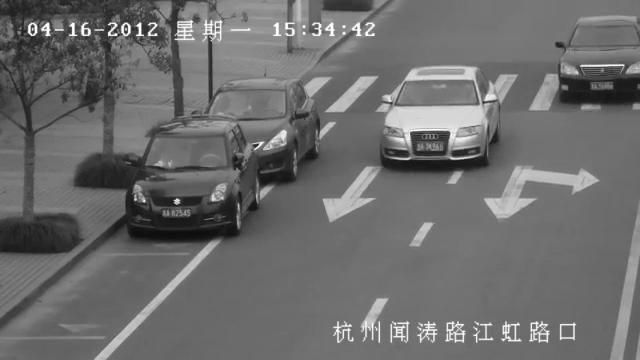
%> input picture i1.jpg, 640 x 360 px
$ octave GaussianNoise.m   (GNU Octave 9; MATLAB toolbox functions it lacks are replaced by stand-ins)
%> lines starting %> are read from the running program, lines starting %| are printed output that depends on the picture
### psnr.m
function PSNR = psnr(distImg, origImg)

            origImg = double(origImg);
            distImg = double(distImg);

            [M N] = size(origImg);
            error = origImg - distImg;
            MSE = sum(sum(error .* error)) / (M * N);

            if(MSE > 0)
            PSNR = 10*log(255*255/MSE) / log(10);
            else
            PSNR = 99;
            end

end

### GaussianNoise.m
     clear all;
     close all;
     clc;
    zh1 = imread('i1.jpg');
%> zh1 is the input picture: size 360x640 uint8; min 12, max 255, mean 108.7
    j = imnoise(zh1,'gaussian',0, 0.003);
    k = filter2(fspecial('average', 3), j)/255;
    l= medfilt2(j, [3 3]);
    m= wiener2(j, [3 3]);

   [psnrj]=psnr(j,zh1);
%> in psnr, `error = origImg - distImg;`:
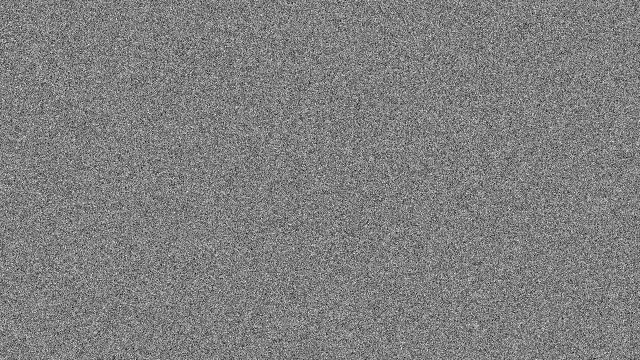
%> error: size 360x640 double; min -59, max 59, mean 0; drawn with min black and max white
%> in psnr, `MSE = sum(sum(error .* error)) / (M * N);`: MSE = 193.8
%> in psnr, `PSNR = 10*log(255*255/MSE) / log(10);`: PSNR = 25.26
%> psnrj = 25.26
   [psnrk]=psnr(k,zh1);
%> psnrk = 7.04
   [psnrl]=psnr(l,zh1);
%> in psnr (call 3), `error = origImg - distImg;`:
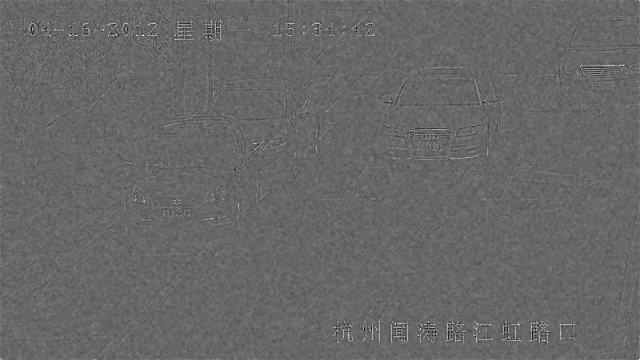
%> error: size 360x640 double; min -106, max 154, mean 0.2; drawn with min black and max white
%> in psnr (call 3), `MSE = sum(sum(error .* error)) / (M * N);`: MSE = 72.77
%> in psnr (call 3), `PSNR = 10*log(255*255/MSE) / log(10);`: PSNR = 29.51
%> psnrl = 29.51
   [psnrm]=psnr(m,zh1);
%> in psnr (call 4), `error = origImg - distImg;`:
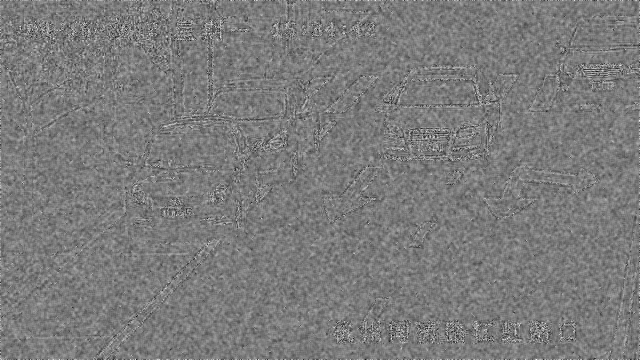
%> error: size 360x640 double; min -48, max 51, mean 0; drawn with min black and max white
%> in psnr (call 4), `MSE = sum(sum(error .* error)) / (M * N);`: MSE = 41.32
%> in psnr (call 4), `PSNR = 10*log(255*255/MSE) / log(10);`: PSNR = 31.97
%> psnrm = 31.97

   fprintf('\n PSNR Value noise image = %0.4f', psnrj);
%|  PSNR Value noise image = 25.2572
   fprintf('\n PSNR Value average filter image  = %0.4f',psnrk);
%|  PSNR Value average filter image  = 7.0370
   fprintf('\n PSNR Value median filter image  = %0.4f',psnrl);
%|  PSNR Value median filter image  = 29.5114
   fprintf('\n PSNR Value wiener filter image  = %0.4f',psnrm);
%|  PSNR Value wiener filter image  = 31.9689

   subplot(2,3,1),imshow(zh1);title('original  image');
   subplot(2,3,2),imshow(j);title('Gaussian noise image');
   subplot(2,3,3),imshow(k);title('after applying average filter');
   subplot(2,3,4),imshow(l);title('after applying median filter');
   subplot(2,3,5),imshow(m);title('after applying wiener filter');
